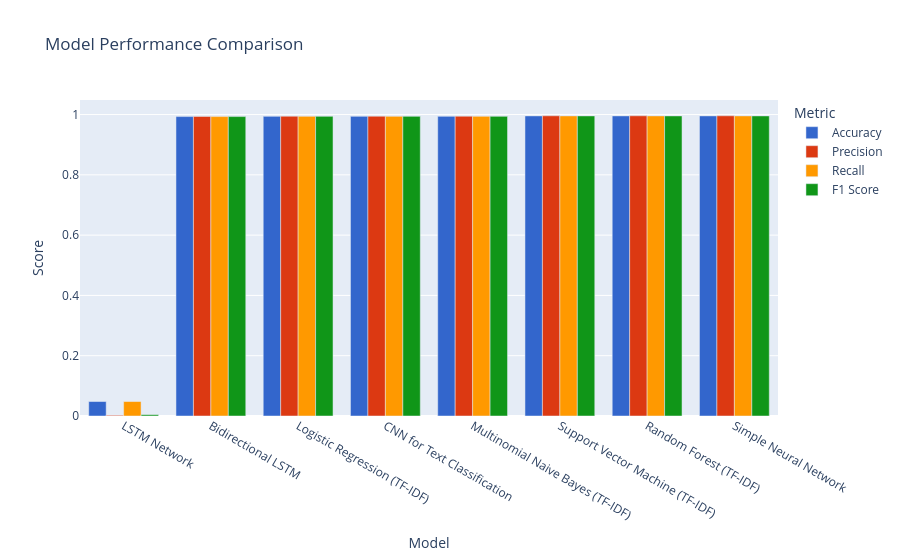

The notebook cell this image was saved under:
### Markdown cell above
## 6. Model Comparison and Evaluation

Now we'll compare all the models we've trained to determine which performs best for our medical symptom classification task.

### Code cell
# Create a DataFrame to compare all models
model_comparison = pd.DataFrame(model_performance)
model_comparison = model_comparison.sort_values(by='F1 Score', ascending=False).reset_index(drop=True)

# Display model comparison
print("Model Performance Comparison:")
print(model_comparison)

# Visualize model comparison
fig = px.bar(model_comparison, x='Model', y=['Accuracy', 'Precision', 'Recall', 'F1 Score'],
             barmode='group', title='Model Performance Comparison',
             color_discrete_sequence=px.colors.qualitative.G10)
fig.update_layout(
    xaxis_title="Model",
    yaxis_title="Score",
    legend_title="Metric",
    xaxis={'categoryorder':'total ascending'}
)
fig.show()

# Find the best model
best_model_name = model_comparison.iloc[0]['Model']
best_model_accuracy = model_comparison.iloc[0]['Accuracy']
best_model_precision = model_comparison.iloc[0]['Precision']
best_model_recall = model_comparison.iloc[0]['Recall']
best_model_f1 = model_comparison.iloc[0]['F1 Score']

print(f"\nBest performing model: {best_model_name}")
print(f"Accuracy: {best_model_accuracy:.4f}")
print(f"Precision: {best_model_precision:.4f}")
print(f"Recall: {best_model_recall:.4f}")
print(f"F1 Score: {best_model_f1:.4f}")

### Figure 1 — Plotly figure (JSON) as saved in the notebook; plotly's stock layout.template omitted (floating-point values rounded to 4 significant figures)
{"data": [{"alignmentgroup": "True", "hovertemplate": "variable=Accuracy<br>Model=%{x}<br>value=%{y}<extra></extra>", "legendgroup": "Accuracy", "marker": {"color": "#3366CC", "pattern": {"shape": ""}}, "name": "Accuracy", "offsetgroup": "Accuracy", "orientation": "v", "showlegend": true, "textposition": "auto", "type": "bar", "x": ["Support Vector Machine (TF-IDF)", "Random Forest (TF-IDF)", "Simple Neural Network", "CNN for Text Classification", "Multinomial Naive Bayes (TF-IDF)", "Logistic Regression (TF-IDF)", "Bidirectional LSTM", "LSTM Network"], "xaxis": "x", "y": [0.9955, 0.9955, 0.9955, 0.994, 0.994, 0.994, 0.9932, 0.04801], "yaxis": "y"}, {"alignmentgroup": "True", "hovertemplate": "variable=Precision<br>Model=%{x}<br>value=%{y}<extra></extra>", "legendgroup": "Precision", "marker": {"color": "#DC3912", "pattern": {"shape": ""}}, "name": "Precision", "offsetgroup": "Precision", "orientation": "v", "showlegend": true, "textposition": "auto", "type": "bar", "x": ["Support Vector Machine (TF-IDF)", "Random Forest (TF-IDF)", "Simple Neural Network", "CNN for Text Classification", "Multinomial Naive Bayes (TF-IDF)", "Logistic Regression (TF-IDF)", "Bidirectional LSTM", "LSTM Network"], "xaxis": "x", "y": [0.9958, 0.9958, 0.9958, 0.9945, 0.9945, 0.9945, 0.9938, 0.002305], "yaxis": "y"}, {"alignmentgroup": "True", "hovertemplate": "variable=Recall<br>Model=%{x}<br>value=%{y}<extra></extra>", "legendgroup": "Recall", "marker": {"color": "#FF9900", "pattern": {"shape": ""}}, "name": "Recall", "offsetgroup": "Recall", "orientation": "v", "showlegend": true, "textposition": "auto", "type": "bar", "x": ["Support Vector Machine (TF-IDF)", "Random Forest (TF-IDF)", "Simple Neural Network", "CNN for Text Classification", "Multinomial Naive Bayes (TF-IDF)", "Logistic Regression (TF-IDF)", "Bidirectional LSTM", "LSTM Network"], "xaxis": "x", "y": [0.9955, 0.9955, 0.9955, 0.994, 0.994, 0.994, 0.9932, 0.04801], "yaxis": "y"}, {"alignmentgroup": "True", "hovertemplate": "variable=F1 Score<br>Model=%{x}<br>value=%{y}<extra></extra>", "legendgroup": "F1 Score", "marker": {"color": "#109618", "pattern": {"shape": ""}}, "name": "F1 Score", "offsetgroup": "F1 Score", "orientation": "v", "showlegend": true, "textposition": "auto", "type": "bar", "x": ["Support Vector Machine (TF-IDF)", "Random Forest (TF-IDF)", "Simple Neural Network", "CNN for Text Classification", "Multinomial Naive Bayes (TF-IDF)", "Logistic Regression (TF-IDF)", "Bidirectional LSTM", "LSTM Network"], "xaxis": "x", "y": [0.9955, 0.9955, 0.9955, 0.994, 0.994, 0.994, 0.9932, 0.004399], "yaxis": "y"}], "layout": {"barmode": "group", "legend": {"title": {"text": "Metric"}, "tracegroupgap": 0}, "title": {"text": "Model Performance Comparison"}, "xaxis": {"anchor": "y", "categoryorder": "total ascending", "domain": [0, 1], "title": {"text": "Model"}}, "yaxis": {"anchor": "x", "domain": [0, 1], "title": {"text": "Score"}}}}
